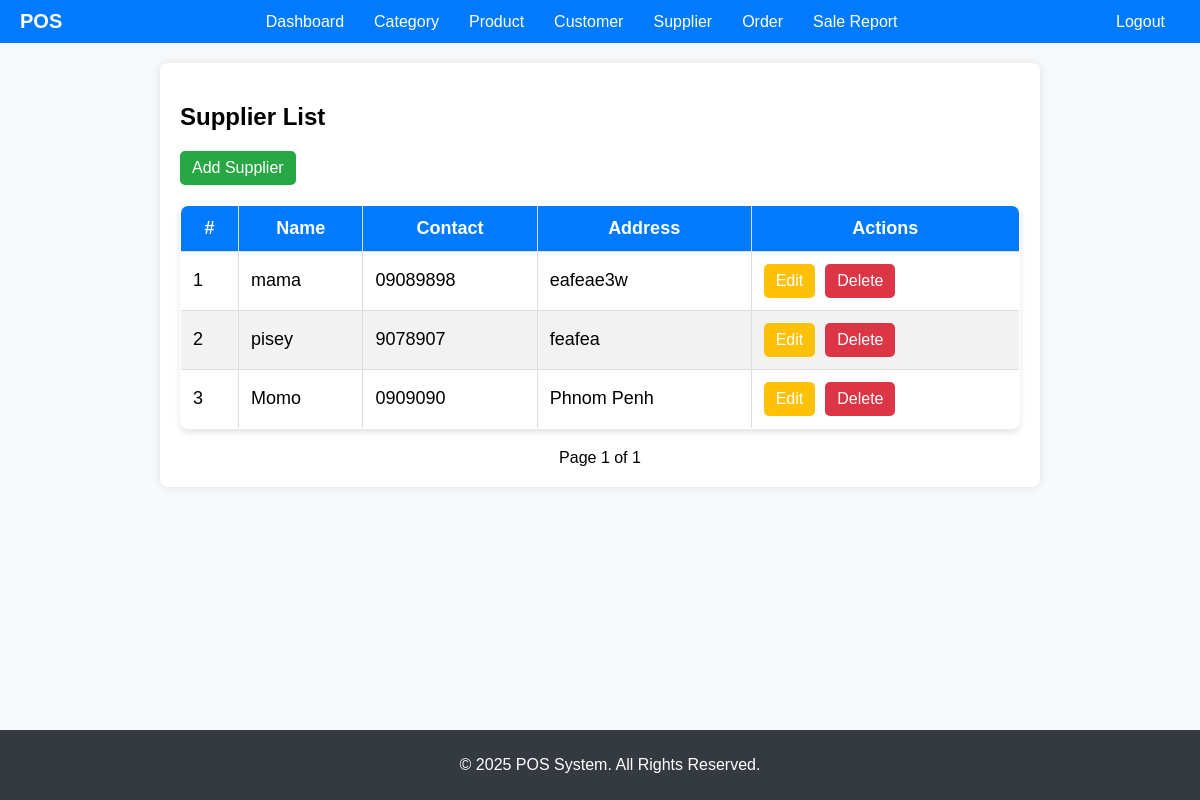
/suppliers/, run on an earlier commit of the app's database.
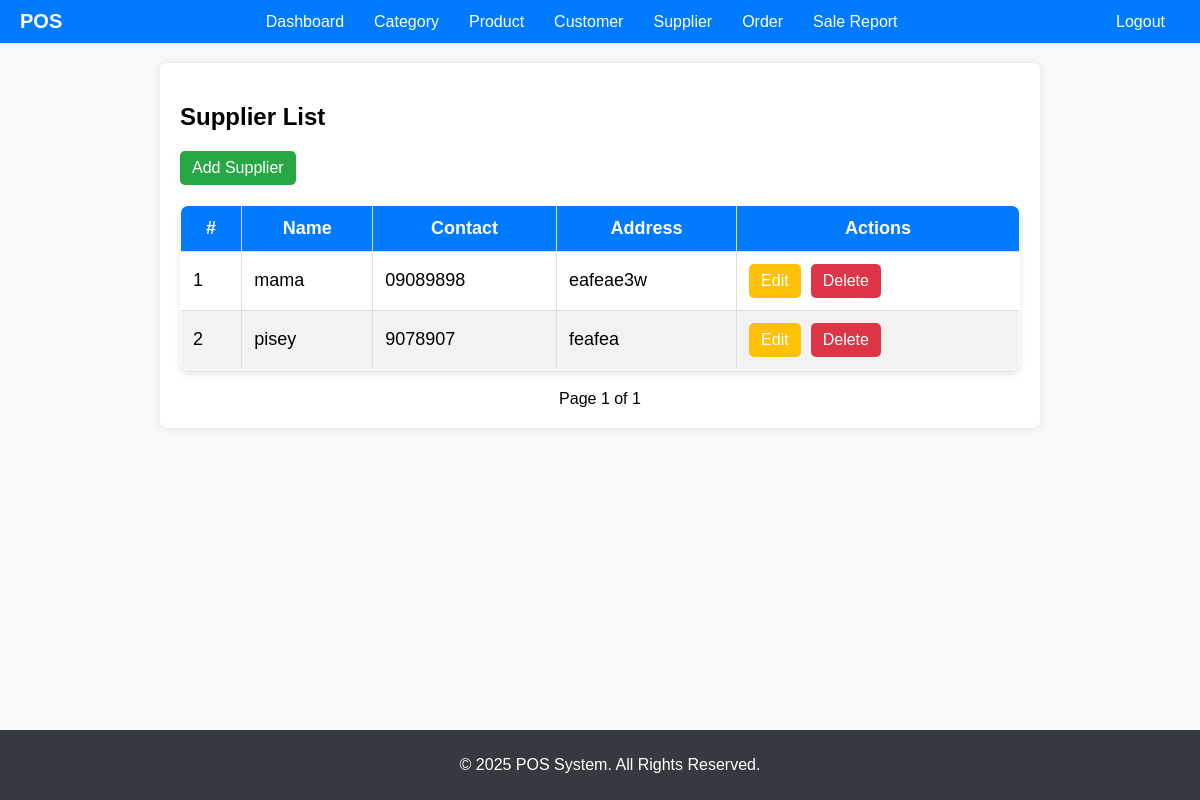
And on a later commit of the database.
### suppliers/models.py (models this page shows, shortened)
class Supplier(models.Model):
    name = models.CharField(max_length=200)
    contact = models.CharField(max_length=100)
    address = models.TextField(blank=True, null=True)
    created_at = models.DateTimeField(auto_now_add=True)

### suppliers/views.py (the view)
# urls.py: path("suppliers/", supplier_list, name="supplier_list"),
def supplier_list(request):
    supplier_list = Supplier.objects.all()
    paginator = Paginator(supplier_list, 15)  # Display 15 suppliers per page
    page_number = request.GET.get('page')
    suppliers = paginator.get_page(page_number)
    return render(request, "supplier_list.html", {"suppliers": suppliers})

### suppliers/templates/supplier_list.html (shortened to what this page needs)
{% extends "base.html" %}
{% load static %}
{% block content %}
    <h2>Supplier List</h2>
    <a href="{% url 'supplier_add' %}" class="btn btn-success">Add Supplier</a>
    <table class="styled-table">
        <thead>
            <tr>
                <th>#</th>
                <th>Name</th>
                <th>Contact</th>
                <th>Address</th>
                <th>Actions</th>
            </tr>
        </thead>
        <tbody>
            {% for supplier in suppliers %}
            <tr>
                <td>{{ forloop.counter }}</td>
                <td>{{ supplier.name }}</td>
                <td>{{ supplier.contact }}</td>
                <td>{{ supplier.address }}</td>
                <td>
                    <a href="{% url 'supplier_edit' supplier.id %}" class="btn btn-warning">Edit</a>
                    <a href="{% url 'supplier_delete' supplier.id %}" class="btn btn-danger">Delete</a>
                </td>
            </tr>
            {% empty %}
            <tr>
                <td colspan="5" style="text-align: center;">No suppliers found.</td>
            </tr>
            {% endfor %}
        </tbody>
    </table>
    <div class="pagination">
        <span>Page {{ suppliers.number }} of {{ suppliers.paginator.num_pages }}</span>
    </div>
{% endblock %}

What changed in the data, as far as the page shows it:
removed Supplier: name "Momo", contact "0909090", address "Phnom Penh"
